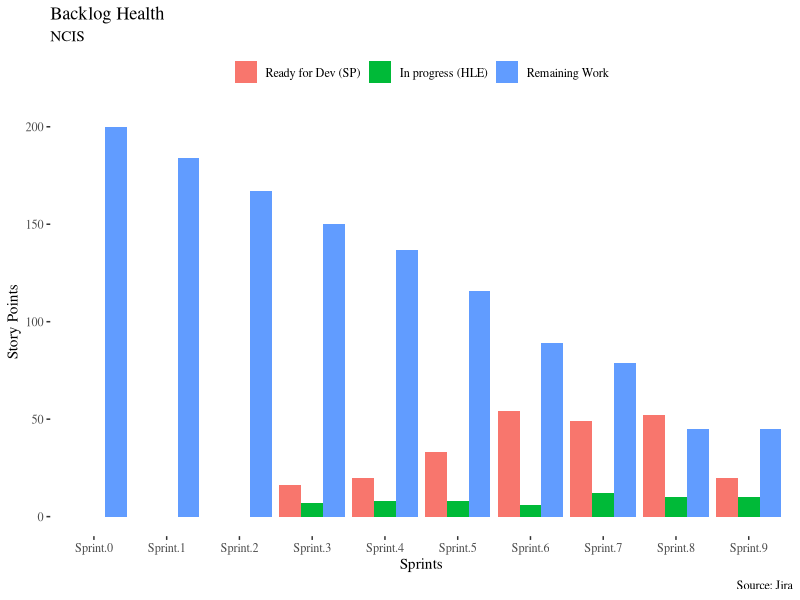
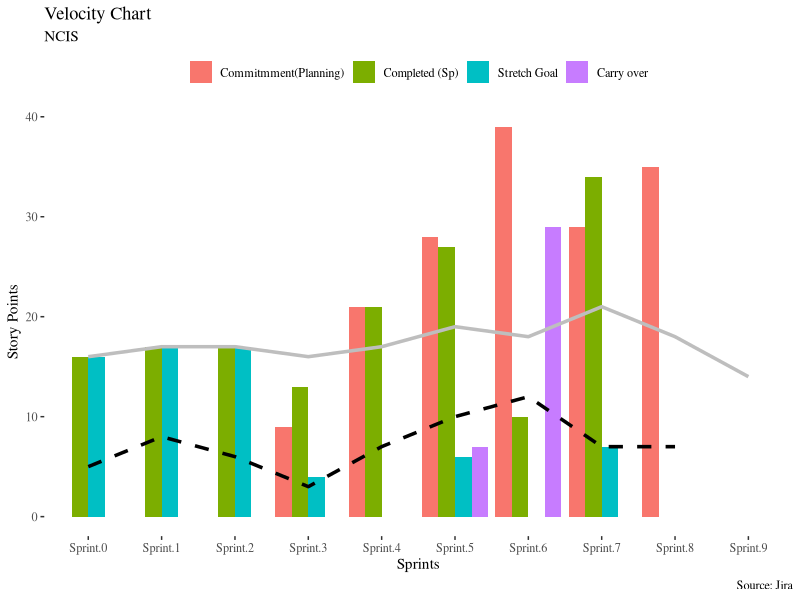

Reproduce these figures in R, in order.
## ---- chunk 1
knitr::opts_chunk$set(echo = FALSE, message = FALSE, warning = FALSE)
library(tidyverse)
library(reshape2)
library(ggthemes)
theme_set(
  theme_tufte() +
    theme(legend.position = "top", legend.title = element_blank())
  )
## ---- chunk 2
# read data
sprints_aux <- read.csv("./sprint-summary.csv")

# transpose
sprints <- sprints_aux %>% 
  gather(key = key, value = value, 2:ncol(sprints_aux)) %>% 
  spread(key = names(sprints_aux)[1], value = "value")
## ---- chunk 3
# prepare for graph: backlog-health
sprints_backlog_health <- melt(sprints[,c("key","Ready for Dev (SP)", "In progress (HLE)", "Remaining Work")],id.vars = 1)
sprints_backlog_health[, c(3)] <- sapply(sprints_backlog_health[, c(3)], as.numeric)

# graph: backlog-health
ggplot(sprints_backlog_health, aes(x = sprints_backlog_health$key,y = sprints_backlog_health$value)) + 
    geom_bar(aes(fill = sprints_backlog_health$variable),stat = "identity",position = "dodge")  +
    labs(title = "Backlog Health", subtitle = "NCIS", caption = "Source: Jira", x = "Sprints", y = "Story Points")
## ---- chunk 4
# prepare for graph: velocity
sprints_velocity <- melt(sprints[,c("key", "Commitmment(Planning)", "Completed (Sp)", "Stretch Goal", "Carry over")],id.vars = 1)
sprints_velocity[, c(3)] <- sapply(sprints_velocity[, c(3)], as.numeric)

# prepare for graph: us
sprints_us <- sprints %>%  
  select("key", "User Stories")
sprints_us[, c(2)] <- sapply(sprints_us[, c(2)], as.numeric)

# prepare for graph: av
sprints_av <- sprints %>%  
  select("key", "Average Velocity")
sprints_av[, c(2)] <- sapply(sprints_av[, c(2)], as.numeric)

# graph: velocity
ggplot() + 
    geom_bar(data=sprints_velocity,aes(x = sprints_velocity$key,y = sprints_velocity$value,fill = sprints_velocity$variable),stat = "identity",position = "dodge") +
    geom_line(aes(x=sprints_us$key, y=sprints_us$`User Stories`, group=1), linetype = "dashed", color="black", size=1.2) +
    geom_line(aes(x=sprints_av$key, y=sprints_av$`Average Velocity`, group=1),color="grey", size=1.2) +
    labs(title = "Velocity Chart", subtitle = "NCIS", caption = "Source: Jira", x = "Sprints", y = "Story Points")
